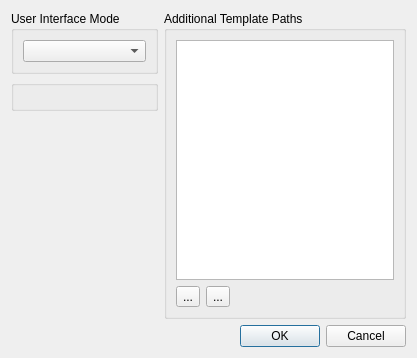
<ui version="4.0" >
 <class>PreferencesDialog</class>
 <widget class="QDialog" name="PreferencesDialog" >
  <property name="geometry" >
   <rect>
    <x>0</x>
    <y>0</y>
    <width>417</width>
    <height>358</height>
   </rect>
  </property>
  <property name="windowTitle" >
   <string>Preferences</string>
  </property>
  <property name="modal" >
   <bool>true</bool>
  </property>
  <layout class="QGridLayout" >
   <item row="0" column="0" >
    <layout class="QVBoxLayout" >
     <item>
      <widget class="QGroupBox" name="groupBox" >
       <property name="title" >
        <string>User Interface Mode</string>
       </property>
       <layout class="QVBoxLayout" >
        <item>
         <widget class="QComboBox" name="m_uiModeCombo" />
        </item>
       </layout>
      </widget>
     </item>
     <item>
      <widget class="FontPanel" name="m_fontPanel" />
     </item>
     <item>
      <widget class="qdesigner_internal::GridPanel" native="1" name="m_gridPanel" />
     </item>
     <item>
      <spacer>
       <property name="orientation" >
        <enum>Qt::Vertical</enum>
       </property>
       <property name="sizeHint" >
        <size>
         <width>147</width>
         <height>141</height>
        </size>
       </property>
      </spacer>
     </item>
    </layout>
   </item>
   <item row="0" column="1" >
    <widget class="QGroupBox" name="groupBox_2" >
     <property name="title" >
      <string>Additional Template Paths</string>
     </property>
     <layout class="QGridLayout" >
      <item row="0" column="0" colspan="3" >
       <widget class="QListWidget" name="m_templatePathListWidget" />
      </item>
      <item row="1" column="0" >
       <widget class="QToolButton" name="m_addTemplatePathButton" >
        <property name="text" >
         <string>...</string>
        </property>
       </widget>
      </item>
      <item row="1" column="1" >
       <widget class="QToolButton" name="m_removeTemplatePathButton" >
        <property name="text" >
         <string>...</string>
        </property>
       </widget>
      </item>
      <item row="1" column="2" >
       <spacer>
        <property name="orientation" >
         <enum>Qt::Horizontal</enum>
        </property>
        <property name="sizeHint" >
         <size>
          <width>40</width>
          <height>20</height>
         </size>
        </property>
       </spacer>
      </item>
     </layout>
    </widget>
   </item>
   <item row="1" column="0" colspan="2" >
    <widget class="QDialogButtonBox" name="m_dialogButtonBox" >
     <property name="orientation" >
      <enum>Qt::Horizontal</enum>
     </property>
     <property name="standardButtons" >
      <set>QDialogButtonBox::Cancel|QDialogButtonBox::Ok</set>
     </property>
    </widget>
   </item>
  </layout>
 </widget>
 <customwidgets>
  <customwidget>
   <class>FontPanel</class>
   <extends>QGroupBox</extends>
   <header>fontpanel.h</header>
   <container>1</container>
  </customwidget>
  <customwidget>
   <class>qdesigner_internal::GridPanel</class>
   <extends>QWidget</extends>
   <header>gridpanel_p.h</header>
   <container>1</container>
  </customwidget>
 </customwidgets>
 <resources/>
 <connections>
  <connection>
   <sender>m_dialogButtonBox</sender>
   <signal>accepted()</signal>
   <receiver>PreferencesDialog</receiver>
   <slot>accept()</slot>
   <hints>
    <hint type="sourcelabel" >
     <x>248</x>
     <y>254</y>
    </hint>
    <hint type="destinationlabel" >
     <x>157</x>
     <y>274</y>
    </hint>
   </hints>
  </connection>
  <connection>
   <sender>m_dialogButtonBox</sender>
   <signal>rejected()</signal>
   <receiver>PreferencesDialog</receiver>
   <slot>reject()</slot>
   <hints>
    <hint type="sourcelabel" >
     <x>316</x>
     <y>260</y>
    </hint>
    <hint type="destinationlabel" >
     <x>286</x>
     <y>274</y>
    </hint>
   </hints>
  </connection>
 </connections>
</ui>
